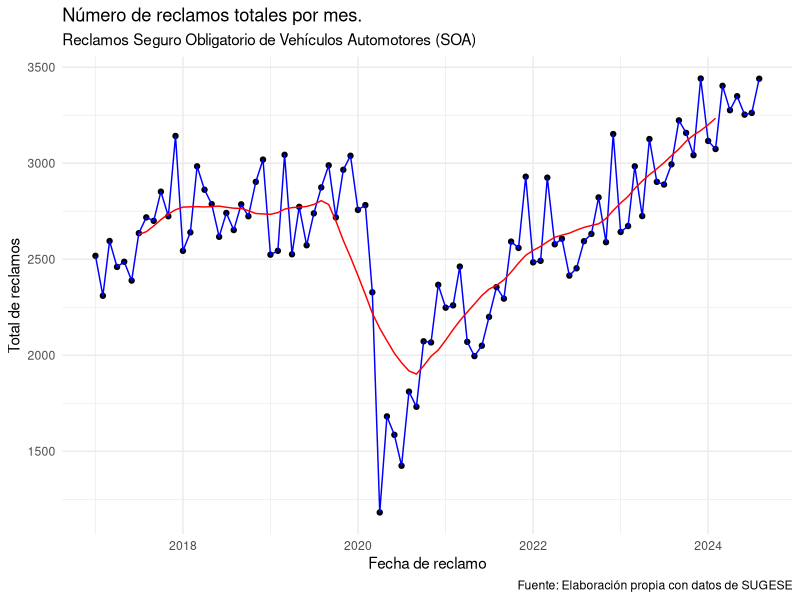
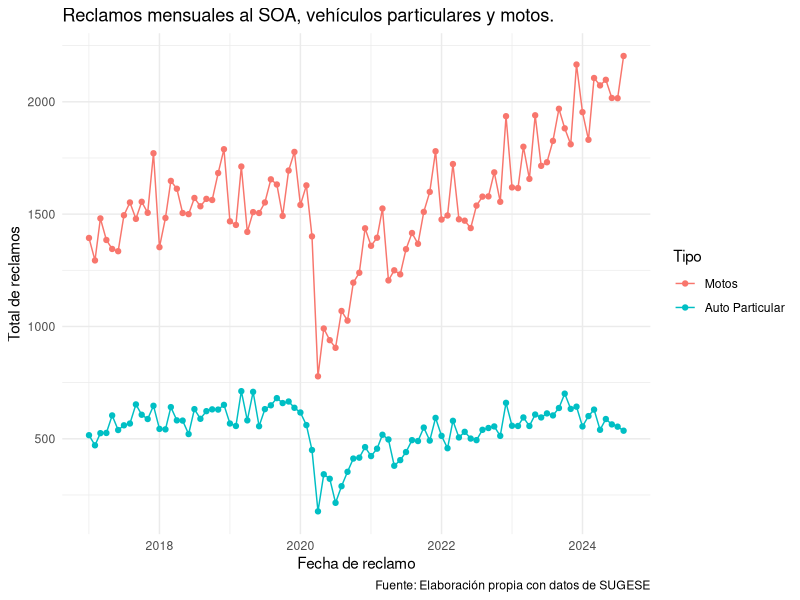
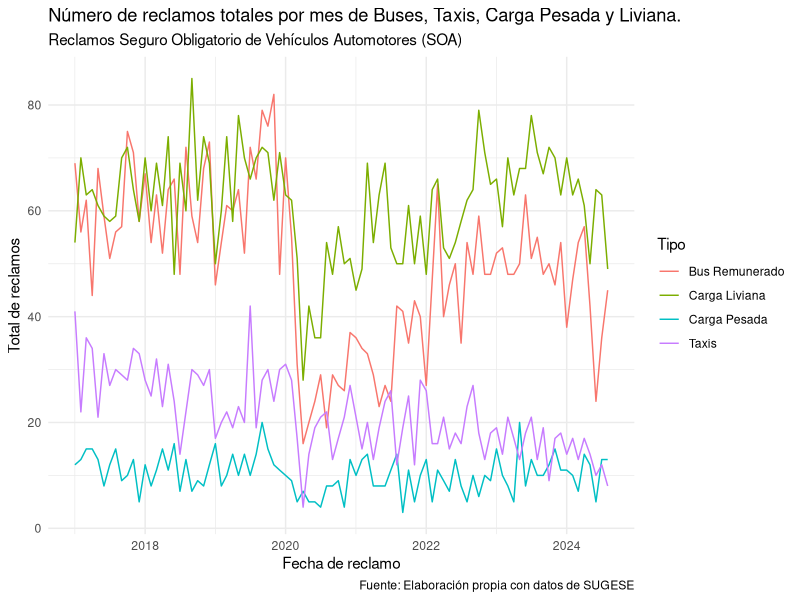
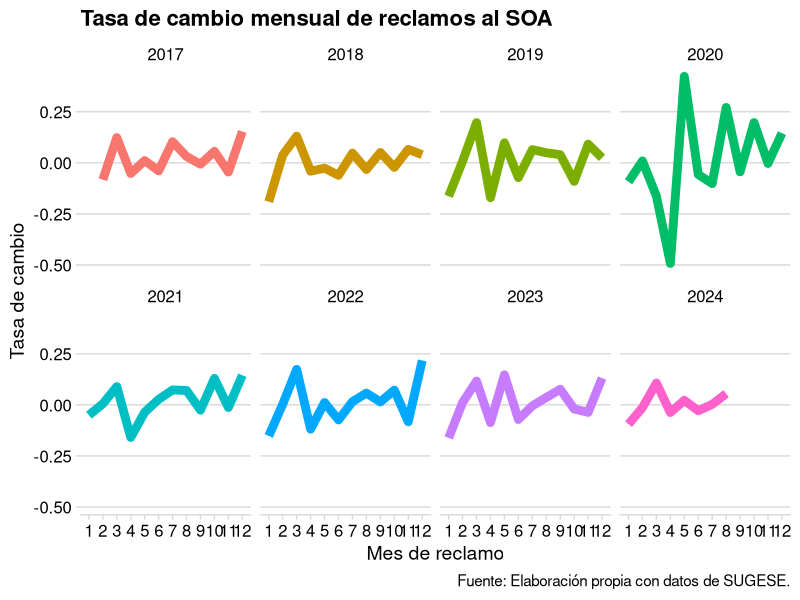
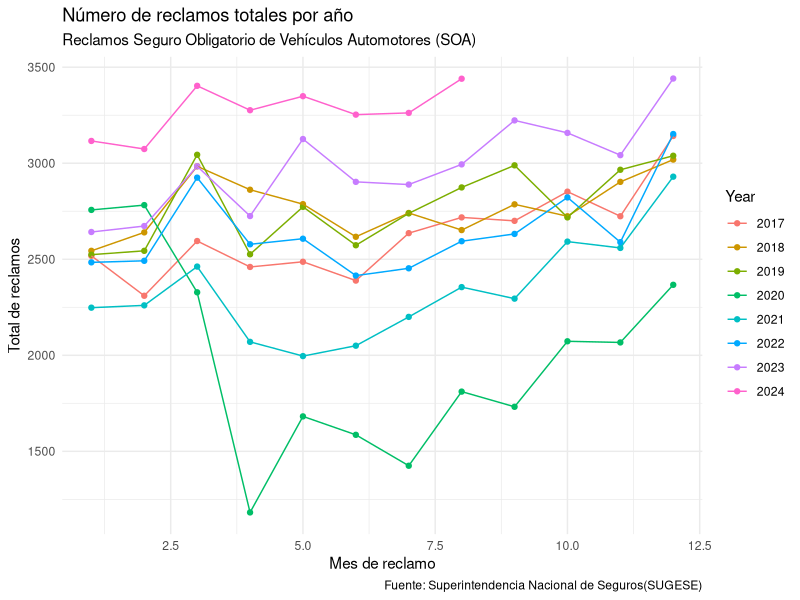
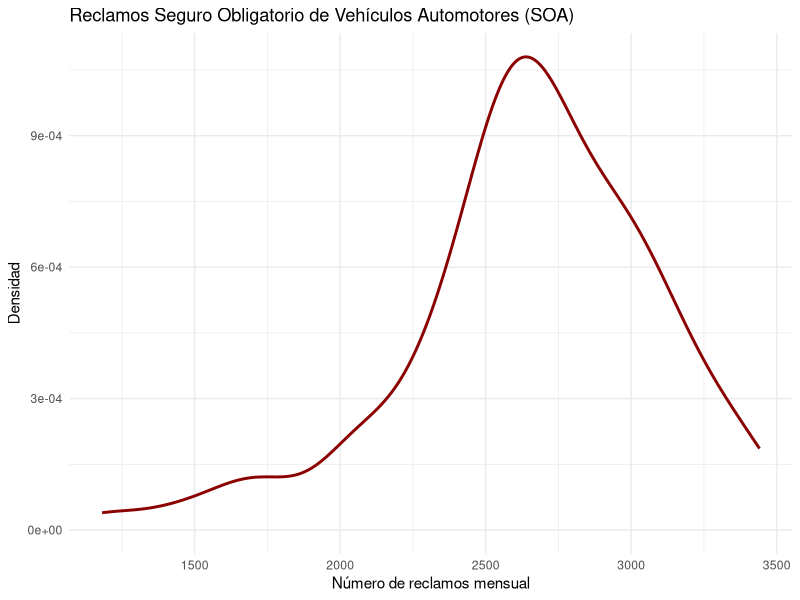
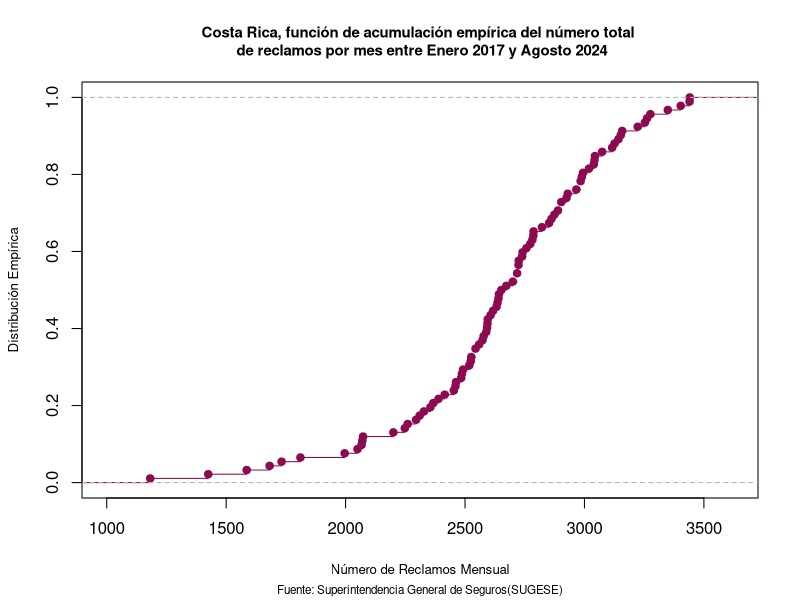
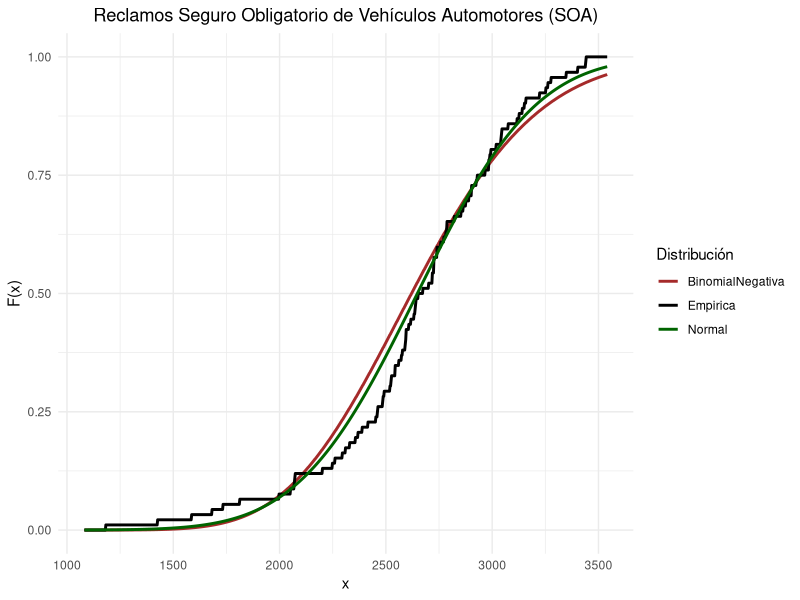

Write the R code that produced these figures, in order.
## ---- chunk 1
library(tidyverse)
library(knitr)
library(readr)
library(readxl)
library(lubridate)
library(dplyr)
library(TTR)
library(openxlsx)
library(nortest)
library(readxl)
library(xtable)
library(fitdistrplus)
library(ggplot2)
## ---- chunk 2
# Cargar las librerías necesarias
library(knitr)
library(kableExtra)

# Datos de la tabla 1
tabla1 <- data.frame(
  Encabezado = c(
    "Nombre de su hallazgo o resultado:",
    "Resumen en una oración:",
    "Principal característica:",
    "Problemas o posibles desafíos:",
    "Resumen en un párrafo:"
  ),
  Contenido = c(
    "Visualización de cantidad de reclamos según tasa de cambio mensual.",
    "Se determina cuáles meses son más representativos en el año para el SOA.",
    "Analizando la información se tiene que enero y diciembre son los meses mínimos y máximo, respectivamente.",
    "Se necesitaría respaldar el hallazgo del análisis exploratorio de datos con alguna prueba estadística.",
    "Mediante el análisis exploratorio de datos se tiene que los meses de enero representan menos reclamos y los meses de diciembre representan mayor cantidad de reclamos, comparativamente entre los otros meses de año."
  )
)

# Generar la tabla 1
tabla1 %>%
  kable(
    format = "html",
    col.names = c("Encabezado", "Contenido"),
    caption = "Ficha de resultados 1"
  ) %>%
  kable_styling(
    bootstrap_options = c("striped", "hover", "condensed"),
    full_width = FALSE
  )
## ---- chunk 3
# Datos de la tabla 2
tabla2 <- data.frame(
  Encabezado = c(
    "Nombre de su hallazgo o resultado:",
    "Resumen en una oración:",
    "Principal característica:",
    "Problemas o posibles desafíos:",
    "Resumen en un párrafo:"
  ),
  Contenido = c(
    "Función densidad observada de los reclamos.",
    "Se ejemplifica gráficamente los reclamos de todos los vehículos.",
    "La frecuencia de los datos tienen una gran cantidad de acumulación alrededor de los 2300 y los 2800 reclamos por mes.",
    "Se necesitaría respaldar el hallazgo del análisis exploratorio de datos con alguna prueba estadística.",
    "Se observa en dónde se están concentrando más los datos, hacia dónde se están acumulando, si se pueden observar colas livianas o pesadas y demás características de las funciones densidades que permiten discernir un comportamiento muestral para así poder dar un escenario más claro de comportamiento a la cantidad de reclamos ya como variable aleatoria."
  )
)

# Generar la tabla 2
tabla2 %>%
  kable(
    format = "html",
    col.names = c("Encabezado", "Contenido"),
    caption = "Ficha de resultados 2"
  ) %>%
  kable_styling(
    bootstrap_options = c("striped", "hover", "condensed"),
    full_width = FALSE
  )
## ---- chunk 4
# Datos de la tabla 3
tabla3 <- data.frame(
  Encabezado = c(
    "Nombre de su hallazgo o resultado:",
    "Resumen en una oración:",
    "Principal característica:",
    "Problemas o posibles desafíos:",
    "Resumen en un párrafo:"
  ),
  Contenido = c(
    "Resultado prueba chi cuadrado.",
    "Se descartan las distribuciones Poisson y Geométrica para ajustar los datos.",
    "Se utilizan métodos estadísticos para determinar la distribución de probabilidad que mejor estima los reclamos.",
    "Se necesitaría respaldar el hallazgo con más referencias bibliográficas.",
    "Mediante un proceso generador de datos se descartan las distribuciones de probabilidad Poisson y Geométrica para concluir que la Binomial Negativa es la que mejor ajusta los datos en estudio."
  )
)

# Generar la tabla 3
tabla3 %>%
  kable(
    format = "html",
    col.names = c("Encabezado", "Contenido"),
    caption = "Ficha de resultados 3"
  ) %>%
  kable_styling(
    bootstrap_options = c("striped", "hover", "condensed"),
    full_width = FALSE
  )
## ---- chunk 5
library(knitr)
library(kableExtra)
tabla_ano <- data.frame(
  Año = c(2017, 2018, 2019, 2020, 2021, 2022, 2023),
  `μ-Total` = c(2627.58, 2771.58, 2775.75, 1982.67, 2334.75, 2564.86, 2764.21),
  `μ-Particular` = c(567, 597.25, 634.08, 384.75, 478.25, 511.86, 544.32),
  `μ-Motos` = c(1466, 1567.67, 1572.42, 1179.08, 1415.25, 1516.71, 1654.29),
  `sd-Total` = c(224.92, 148.55, 204.02, 505.68, 267.34, 172.46, 187.33),
  `sd-Particular` = c(55.02, 43.85, 56.31, 129.69, 60.88, 37.38, 39.44),
  `sd-Motos` = c(129.44, 110.23, 116.88, 272.48, 166.19, 95.78, 91.21)
)

# Crear la tabla
tabla_ano %>%
  kable(
    format = "html",
    caption = "Reclamos por SOA en Costa Rica: Medias (μ) y Desviaciones (sd) agregadas, por año y según vehículo, de enero 2017 a diciembre 2023.",
    align = "c",
    digits = 2
  ) %>%
  kable_styling(
    bootstrap_options = c("striped", "hover", "condensed"),
    full_width = FALSE
  ) %>%
  add_footnote("Fuente: Elaboración propia con datos de SUGESE.", notation = "none")
## ---- chunk 6
tabla_mes <- data.frame(
  Mes = c("ene", "feb", "mar", "abr", "may", "jun", "jul", "ago", "sep", "oct", "nov", "dic"),
  `μ-Total` = c(2303, 2340.75, 2530.25, 2221.5, 2321.38, 2217.13, 2322, 2387.86, 2409.71, 2538.57, 2500.14, 2750.28),
  `μ-Particular` = c(521, 512.5, 564.5, 499.88, 543.38, 496.25, 511.63, 527.71, 561.71, 589.71, 557.71, 597.14),
  `μ-Motos` = c(1290.75, 1331.62, 1440.88, 1252.75, 1275.88, 1262.12, 1342.12, 1359.71, 1344.86, 1407.43, 1441, 1597.14),
  `sd-Total` = c(412.41, 356.85, 441.99, 540.8, 427.79, 371.41, 495.24, 417.12, 457.66, 352.1, 398.53, 415.28),
  `sd-Particular` = c(57.54, 44.96, 80.87, 135.34, 124.5, 88.71, 136.29, 117.19, 112.09, 89.55, 83.96, 71.79),
  `sd-Motos` = c(269.87, 256.91, 285.06, 290.77, 229.64, 239.77, 287.21, 252.56, 253.33, 201.55, 246.42, 262.72)
)

# Crear la tabla
tabla_mes %>%
  kable(
    format = "html",
    caption = "Reclamos por SOA en Costa Rica: Medias (μ) y Desviaciones (sd), por mes y según vehículo, de enero 2017 a diciembre 2023.",
    align = "c",
    digits = 2
  ) %>%
  kable_styling(
    bootstrap_options = c("striped", "hover", "condensed"),
    full_width = FALSE
  ) %>%
  add_footnote("Fuente: Elaboración propia con datos de SUGESE.", notation = "none")

## ---- chunk 7
library(readxl)

reclamos <- read_excel("Reporte_Siniestralidad_SOA.xlsx", sheet = "Accidentes")

reclamos$Fechas <- seq(as.Date("2017-01-01"), as.Date("2024-08-01"), by = "month")
anos <- c(rep(2017, 12), rep(2018, 12), rep(2019, 12), rep(2020, 12),
          rep(2021, 12), rep(2022, 12), rep(2023, 12), rep(2024, 8))
Mes2 <- c(rep(1:12, 8))

Mes <- Mes2[1:(length(Mes2) - 4)]

reclamos$Year <- anos
reclamos$Mes <- Mes

#Los valores mensuales permiten ver estacionalidad y los anuales tendencia.
reclamoss <- head(reclamos)
reclamos2 <- reclamoss[,1:7]
reclamos3 <- reclamoss[,7:15]

ggplot(reclamos)+geom_point(aes(x=Fecha, y=Total))+geom_line(aes(x=Fecha, y=Total), color="blue")+geom_line(aes(x=Fecha, y=decompose(ts(Total, start = c(2015, 1), frequency = 12), type="multiplicative")$trend), colour = "red")+labs(title="Número de reclamos totales por mes.",subtitle = "Reclamos Seguro Obligatorio de Vehículos Automotores (SOA)",caption = "Fuente: Elaboración propia con datos de SUGESE")+
  xlab("Fecha de reclamo")+ 
  ylab("Total de reclamos") + theme_minimal()
## ---- chunk 8
  ggplot(
    pivot_longer(
      dplyr::select(reclamos, Motos, Particular, Fecha),
      cols = c("Particular", "Motos"), 
      names_to = "Tipo", 
      values_to = "Reclamos"
    ), 
    aes(x = Fecha, y = Reclamos, colour = Tipo)
  ) +
    geom_line() +
    geom_point() +
    labs(
      title = "Reclamos mensuales al SOA, vehículos particulares y motos.",
      caption = "Fuente: Elaboración propia con datos de SUGESE"
    ) +
    xlab("Fecha de reclamo") +
    ylab("Total de reclamos") +
    theme(legend.position = "bottom") +
    scale_color_hue(labels = c("Motos", "Auto Particular")) +
    theme(
      legend.background = element_rect(fill = "lightblue", colour = 1),
      legend.title = element_text(
        family = "Roboto",
        color = "blue", 
        size = 10,
        face = 2
      )
    )+ theme_minimal()
    
## ---- chunk 9
 ggplot(
    pivot_longer(
      dplyr::select(reclamos, Fecha, Taxis, Carga_Liviana, Carga_Pesada, Bus_remunerado),
      cols = c("Taxis", "Carga_Liviana", "Carga_Pesada","Bus_remunerado"),
      names_to = "Tipo",
      values_to = "Reclamos"
    ),
    aes(x = Fecha, y = Reclamos, colour = Tipo)
  ) +
    geom_line() +
    labs(
      title = "Número de reclamos totales por mes de Buses, Taxis, Carga Pesada y Liviana.",
      subtitle = "Reclamos Seguro Obligatorio de Vehículos Automotores (SOA)",
      caption = "Fuente: Elaboración propia con datos de SUGESE"
    ) +
    xlab("Fecha de reclamo") +
    ylab("Total de reclamos") +
    theme(legend.position = "bottom") +
    scale_color_hue(labels = c("Bus Remunerado", "Carga Liviana", "Carga Pesada", "Taxis")) +
    theme(
      legend.background = element_rect(fill = "lightblue", colour = 1),
      legend.title = element_text(
        family = "Roboto",
        color = "blue", 
        size = 10,
        face = 2
      )
    )+ theme_minimal()
## ---- chunk 10
ggplot(mutate(reclamos, Year = as.character(Year))) + 
  geom_line(aes(
  x = as.factor(Mes),
  y = (Total - lag(Total)) / lag(Total),
  color = Year, 
  group=Year
), size = 3) + 
  facet_wrap(~Year, ncol = 4)+
  labs(title = "Tasa de cambio mensual de reclamos al SOA",
       caption = "Fuente: Elaboración propia con datos de SUGESE.") +
  xlab("Mes de reclamo") +
  # scale_x_discrete(
  # labels = c(
  #   "Enero",
  #   "Febrero",
  #   "Marzo",
  #   "Abril",
  #   "Mayo",
  #   "Junio",
  #   "Julio",
  #   "Agosto",
  #   "Setiembre",
  #   "Octubre",
  #   "Noviembre",
  #   "\ \ Diciembre"
  # )
# ) +
  ylab("Tasa de cambio") +
  cowplot::theme_minimal_hgrid()+
theme(legend.position = "none")
## ---- chunk 11
ggplot(mutate(reclamos, Year = as.character(Year), Mes = as.integer(Mes) ))+geom_point(aes(x=Mes, y=Total, color=Year))+
  geom_line(aes(x=Mes, y=Total, color=Year))+labs(title="Número de reclamos totales por año",
                                                  subtitle = "Reclamos Seguro Obligatorio de Vehículos Automotores (SOA)",
                                                  caption = "Fuente: Superintendencia Nacional de Seguros(SUGESE)")+
  xlab("Mes de reclamo") + 
  ylab("Total de reclamos")+theme(legend.position="bottom") + theme_minimal()
## ---- chunk 12
ggplot(reclamos, aes(x = Total)) +
  geom_density(color = "darkred", size = 1) +
  labs(
    title = "Reclamos Seguro Obligatorio de Vehículos Automotores (SOA)",
    x = "Número de reclamos mensual",
    y = "Densidad"
  ) +
  theme_minimal()
## ---- chunk 13
a<-ggplot(reclamos, aes(x = Total)) +
  geom_density(color="#8B0A50")+
  labs(title="Costa Rica: Densidad del número total de reclamos por mes entre \n Enero 2017 y Agosto 2024",
       subtitle = "Reclamos Seguro Obligatorio de Vehículos Automotores (SOA)",
       caption = "Fuente: Superintendencia General de Seguros(SUGESE)")+
  xlab("Número de reclamos mensual") + 
  ylab("Densidad")+theme(legend.position="bottom")+ theme_minimal()

plot(ecdf(reclamos$Total),main = "Costa Rica, función de acumulación empírica del número total \n de reclamos por mes entre Enero 2017 y Agosto 2024", sub="Fuente: Superintendencia General de Seguros(SUGESE)",xlab="Número de Reclamos Mensual", ylab="Distribución Empírica",cex.main = 0.9,cex.lab=0.8,cex.sub =0.7,col="#8B0A50")
## ---- chunk 14
# Cargar las librerías necesarias
library(knitr)
library(kableExtra)

# Datos de la tabla
tabla_ks <- data.frame(
  Distribución = c("Poisson", "Normal", "Binomial Negativa", "Exponencial"),
  `P Valor` = c(0, 0.32, 0.09, 0),
  Estimador = c(1, 0.09, 0.12, 0.46)
)

# Crear la tabla con kable
tabla_ks %>%
  kable(
    format = "html",  # Cambia a "latex" si necesitas PDF
    col.names = c("Distribución", "P Valor", "Estimador"),
    caption = "Resultados prueba Kolmogorov-Smirnov",
    align = "c",
    digits = 2
  ) %>%
  kable_styling(
    bootstrap_options = c("striped", "hover", "condensed"),
    full_width = FALSE
  ) %>%
  footnote(
    general = "Aunque el valor se representa como cero, el valor real que se obtuvo es muy cercano a cero.",
    general_title = "Nota:",
    footnote_as_chunk = TRUE
  )
## ---- chunk 15
# Cargar librerías necesarias
library(ggplot2)
library(dplyr)

# Datos empíricos simulados
set.seed(123)
datos <- rnorm(100, mean = 2648.0869, sd = 437.77)  # Ejemplo de datos empíricos

# Crear la distribución empírica
ecdf_empirica <- ecdf(reclamos$Total)  # Función de distribución empírica

# Crear un rango de valores para evaluar las distribuciones
x <- seq(min(reclamos$Total) - 100, max(reclamos$Total) + 100, length.out = 1000)

# Evaluar las distribuciones
df <- data.frame(
  x = x,
  Empirica = ecdf_empirica(x),                 # CDF empírica
  Normal = pnorm(x, mean = mean(reclamos$Total), sd = sd(reclamos$Total)),  # CDF Normal
  BinomialNegativa = pnbinom(x, size = 32.29, mu = 2648.128)  # CDF Binomial Negativa (ejemplo)
)

# Reorganizar datos para ggplot2
df_long <- df %>%
  pivot_longer(cols = c(Empirica, Normal, BinomialNegativa), names_to = "Distribucion", values_to = "F")

# Crear el gráfico
ggplot(df_long, aes(x = x, y = F, color = Distribucion)) +
  geom_line(size = 1) +
  scale_color_manual(values = c("brown", "black", "darkgreen")) +  # Colores para las líneas
  labs(
    title = "Reclamos Seguro Obligatorio de Vehículos Automotores (SOA)",
    x = "x",
    y = "F(x)",
    color = "Distribución"
  ) +
  theme_minimal() +
  theme(
    plot.title = element_text(hjust = 0.5),
    legend.position = "right"
  )
